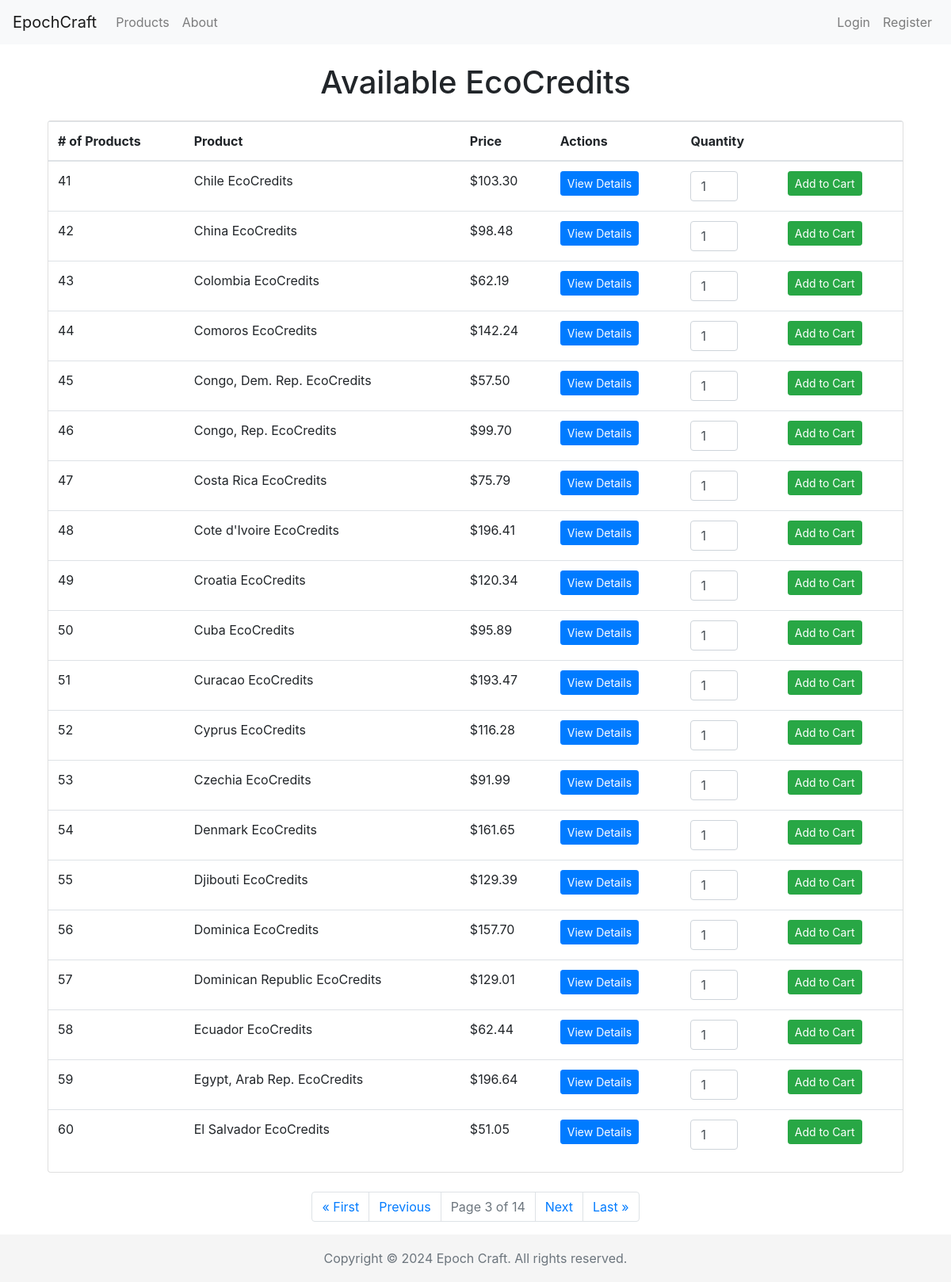
Page /products/?page=3 on the committed database.
### cc_shop/models.py (models this page shows, shortened)
class Product(models.Model):
    country = models.ForeignKey(Country, on_delete=models.CASCADE, related_name='products')
    description = models.TextField()
    price = models.DecimalField(max_digits=10, decimal_places=2)
    type = models.CharField(max_length=50)   # Types could be like "Carbon Offset", "Renewable Energy Credit", etc

class Country(models.Model):
    country_code = models.CharField(max_length=3, primary_key=True)
    country_name = models.CharField(max_length=100)
    def __str__(self):
        return self.country_name

### cc_shop/views.py (the view)
# urls.py: path('products/', views.list_products, name='list_products'),
def list_products(request):
    query = request.GET.get('query', '').lower()
    if query:
        if 'ecocredits' in query:
            products = Product.objects.all().order_by('id')
        else:
            products = Product.objects.filter(country__country_name__icontains=query).order_by('id')  # Added ordering
    else:
        products = Product.objects.all().order_by('id')
    paginator = Paginator(products, 20)   # Show 20 products per page
    page_number = request.GET.get('page')
    try:
        products_page_obj = paginator.page(page_number)
    except PageNotAnInteger:
        products_page_obj = paginator.page(1)
    except EmptyPage:
        products_page_obj = paginator.page(paginator.num_pages)
    start_index = (products_page_obj.number - 1) * paginator.per_page + 1
    return render(request, 'list_products.html', {'products_page_obj': products_page_obj, 'start_index': start_index})

### cc_shop/templates/list_products.html (shortened to what this page needs)
{% extends 'base.html' %}
{% block content %}
<div class="container mt-4">
    <h1 class="text-center mb-4">Available EcoCredits</h1>
    <div class="card">
        <table class="table table-hover">
            <thead>
                <tr>
                    <th># of Products</th>
                    <th>Product</th>
                    <th>Price</th>
                    <th>Actions</th>
                    <th>Quantity</th>
                    <th></th>
                </tr>
            </thead>
            <tbody>
                {% for product in products_page_obj %}
                <tr>
                    <td>{{ start_index|add:forloop.counter0 }}</td>
                    <td>{{ product.country }} EcoCredits</td>
                    <td>${{ product.price }}</td>
                    <td><a href="{% url 'product_detail' product.id %}" class="btn btn-primary btn-sm" id="view-button">View Details</a></td>
                    <td>
                        <input type="number" name="quantity" value="1" min="1" max="99" class="form-control" style="width: 60px;">
                    </td>
                    <td>
                        <form action="{% url 'add_to_cart' product.id %}" method="post" class="d-inline">
                            <button type="submit" class="btn btn-success btn-sm">Add to Cart</button>
                        </form>
                    </td>
                </tr>
                {% empty %}
                <tr><td colspan="4">No products found.</td></tr>
                {% endfor %}
            </tbody>
        </table>
    </div>
    <div class="row justify-content-center mt-4">
        <nav aria-label="Page navigation">
            <ul class="pagination">
                {% if products_page_obj.has_previous %}
                    <li class="page-item"><a class="page-link" href="?page=1">&laquo; First</a></li>
                    <li class="page-item"><a class="page-link" href="?page={{ products_page_obj.previous_page_number }}">Previous</a></li>
                {% endif %}
                <li class="page-item disabled"><a class="page-link" href="#">Page {{ products_page_obj.number }} of {{ products_page_obj.paginator.num_pages }}</a></li>
                {% if products_page_obj.has_next %}
                    <li class="page-item"><a class="page-link" href="?page={{ products_page_obj.next_page_number }}">Next</a></li>
                    <li class="page-item"><a class="page-link" href="?page={{ products_page_obj.paginator.num_pages }}">Last &raquo;</a></li>
                {% endif %}
            </ul>
        </nav>
    </div>
</div>
{% endblock %}

### cc_shop/templates/base.html (style rules this page uses)
html { position: relative; min-height: 100%; }
body { margin-bottom: 60px; }

### rows in the picture
Product: counter0 "41", country "Chile", price "103.30"
Product: counter0 "42", country "China", price "98.48"
Product: counter0 "43", country "Colombia", price "62.19"
Product: counter0 "44", country "Comoros", price "142.24"
Product: counter0 "45", country "Congo, Dem. Rep.", price "57.50"
Product: counter0 "46", country "Congo, Rep.", price "99.70"
Product: counter0 "47", country "Costa Rica", price "75.79"
Product: counter0 "48", country "Cote d'Ivoire", price "196.41"
Product: counter0 "49", country "Croatia", price "120.34"
Product: counter0 "50", country "Cuba", price "95.89"
Product: counter0 "51", country "Curacao", price "193.47"
Product: counter0 "52", country "Cyprus", price "116.28"
Product: counter0 "53", country "Czechia", price "91.99"
Product: counter0 "54", country "Denmark", price "161.65"
Product: counter0 "55", country "Djibouti", price "129.39"
Product: counter0 "56", country "Dominica", price "157.70"
Product: counter0 "57", country "Dominican Republic", price "129.01"
Product: counter0 "58", country "Ecuador", price "62.44"
Product: counter0 "59", country "Egypt, Arab Rep.", price "196.64"
Product: counter0 "60", country "El Salvador", price "51.05"

### other values in the picture
{{ products_page_obj.number }} "3"
{{ products_page_obj.paginator.num_pages }} "14"
